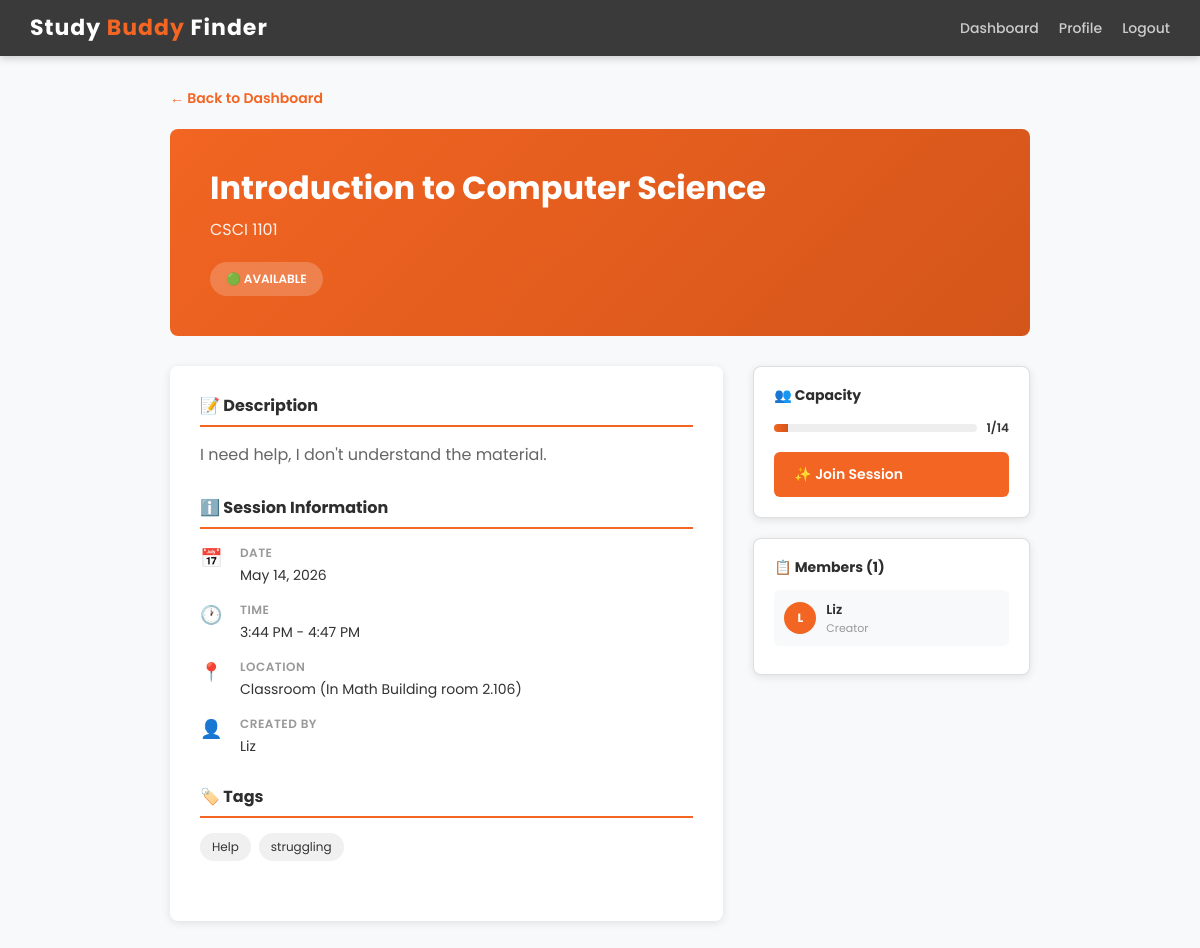
/session/4/ (signed in), run on the app's committed database.
### testApp/models.py (models this page shows, shortened)
class StudySession(models.Model):
    LOCATION_CHOICES = [
        ('Library', 'Library'),
        ('Student Center', 'Student Center'),
        ('Cafe', 'Cafe'),
        ('Dormitory', 'Dormitory'),
        ('Classroom', 'Classroom'),
        ('Online', 'Online'),
        ('Other', 'Other'),
    ]
    creator = models.ForeignKey(User, on_delete=models.CASCADE, related_name='created_sessions')
    course_name = models.CharField(max_length=200)
    course_code = models.CharField(max_length=50, blank=True, null=True)
    description = models.TextField()
    location = models.CharField(max_length=100, choices=LOCATION_CHOICES)
    other_location = models.CharField(max_length=200, blank=True, null=True, help_text="Specify if location is 'Other'")
    date = models.DateField()
    start_time = models.TimeField()
    end_time = models.TimeField()
    max_capacity = models.IntegerField(default=5, validators=[MinValueValidator(1), MaxValueValidator(100)])
    current_members = models.ManyToManyField(User, through='SessionMembership', related_name='joined_sessions')
    subject_tags = models.CharField(max_length=200, blank=True, null=True, help_text="Comma-separated tags")
    created_at = models.DateTimeField(auto_now_add=True)
    updated_at = models.DateTimeField(auto_now=True)
    is_active = models.BooleanField(default=True)
    class Meta:
        ordering = ['-created_at']
    def get_member_count(self):
        return self.current_members.count()
    def is_full(self):
        return self.get_member_count() >= self.max_capacity

### testApp/views.py (the view)
# urls.py: path('session/<int:pk>/', views.session_detail, name='session_detail'),
@login_required(login_url='login')
def session_detail(request, pk):
    session = get_object_or_404(StudySession, pk=pk)
    members = session.current_members.all()
    is_member = request.user in members
    is_creator = request.user == session.creator
    subject_tags_list = []
    if session.subject_tags:
        subject_tags_list = [tag.strip() for tag in session.subject_tags.split(',') if tag.strip()]
    member_count = session.get_member_count()
    capacity_fill_width = 0
    if session.max_capacity:
        capacity_fill_width = min(round(member_count / session.max_capacity * 100), 100)
    context = {
        'session': session,
        'members': members,
        'is_member': is_member,
        'is_creator': is_creator,
        'member_count': member_count,
        'is_full': session.is_full(),
        'capacity_fill_width': capacity_fill_width,
        'subject_tags_list': subject_tags_list,
    }
    return render(request, 'session_detail.html', context)

### testApp/templates/session_detail.html (shortened to what this page needs)
<!DOCTYPE html>
<html>
<head>
    <link href="https://cdn.jsdelivr.net/npm/bootstrap@5.1.3/dist/css/bootstrap.min.css" rel="stylesheet">
</head>
<body>
    <div class="navbar">
        <h1>Study <span>Buddy</span> Finder</h1>
        <div class="navbar-links">
            <a href="{% url 'dashboard' %}">Dashboard</a>
            <a href="{% url 'user_profile' %}">Profile</a>
            <a href="{% url 'logout' %}">Logout</a>
        </div>
    </div>
    <div class="container-main">
        <a href="{% url 'dashboard' %}" class="back-link">← Back to Dashboard</a>
        <div class="session-header">
            <h1>{{ session.course_name }}</h1>
            <p>{{ session.course_code }}</p>
            {% if session.is_full %}
                <span class="session-status">🔴 FULL</span>
            {% else %}
                <span class="session-status">🟢 AVAILABLE</span>
            {% endif %}
        </div>
        <div class="content-grid">
            <div class="session-details">
                <div class="detail-section">
                    <h3>📝 Description</h3>
                    <p class="description">{{ session.description }}</p>
                </div>
                <div class="detail-section">
                    <h3>ℹ️ Session Information</h3>
                    <div class="detail-item">
                        <div class="detail-item-icon">📅</div>
                        <div class="detail-item-content">
                            <div class="detail-item-label">Date</div>
                            <div class="detail-item-value">{{ session.date }}</div>
                        </div>
                    </div>
                    <div class="detail-item">
                        <div class="detail-item-icon">🕐</div>
                        <div class="detail-item-content">
                            <div class="detail-item-label">Time</div>
                            <div class="detail-item-value">{{ session.start_time|time:"g:i A" }} - {{ session.end_time|time:"g:i A" }}</div>
                        </div>
                    </div>
                    <div class="detail-item">
                        <div class="detail-item-icon">📍</div>
                        <div class="detail-item-content">
                            <div class="detail-item-label">Location</div>
                            <div class="detail-item-value">
                                {{ session.location }}
                                {% if session.other_location %}
                                    ({{ session.other_location }})
                                {% endif %}
                            </div>
                        </div>
                    </div>
                    <div class="detail-item">
                        <div class="detail-item-icon">👤</div>
                        <div class="detail-item-content">
                            <div class="detail-item-label">Created By</div>
                            <div class="detail-item-value">
                                {{ session.creator.username }}
                            </div>
                        </div>
                    </div>
                </div>
                {% if subject_tags_list %}
                    <div class="detail-section">
                        <h3>🏷️ Tags</h3>
                        <div style="display: flex; gap: 8px; flex-wrap: wrap;">
                            {% for tag in subject_tags_list %}
                                <span style="background: #f0f0f0; color: #333; padding: 5px 12px; border-radius: 20px; font-size: 12px;">{{ tag }}</span>
                            {% endfor %}
                        </div>
                    </div>
                {% endif %}
            </div>
            <div class="sidebar">
                <div class="card">
                    <h4>👥 Capacity</h4>
                    <div class="capacity-bar">
                        <div class="capacity-progress">
                            <div class="capacity-progress-fill" style="width: {{ capacity_fill_width }}%"></div>
                        </div>
                        <div class="capacity-text">{{ member_count }}/{{ session.max_capacity }}</div>
                    </div>
                    {% if not is_member and not is_full %}
                        <a href="{% url 'join_session' session.pk %}" class="btn-primary-custom">✨ Join Session</a>
                    {% elif is_full %}
                        <div class="alert alert-info">This session is full.</div>
                    {% elif is_member %}
                        <div class="alert alert-info">You are already a member.</div>
                        <a href="{% url 'leave_session' session.pk %}" class="btn-danger">Leave Session</a>
                    {% endif %}
                </div>
                <div class="card">
                    <h4>📋 Members ({{ members.count }})</h4>
                    <div class="member-list">
                        {% for member in members %}
                            <a href="{% url 'view_user_profile' member.id %}" style="text-decoration: none; color: inherit;">
                                <div class="member-item" style="cursor: pointer; transition: background 0.2s;">
                                    <div class="member-avatar">{{ member.username|first|upper }}</div>
                                    <div class="member-info">
                                        <div class="member-name">{{ member.get_full_name|default:member.username }}</div>
                                        <div class="member-role">
                                            {% if member == session.creator %}
                                                Creator
                                            {% else %}
                                                Member
                                            {% endif %}
                                        </div>
                                    </div>
                                </div>
                            </a>
                        {% endfor %}
                    </div>
                </div>
            </div>
        </div>
    </div>
</body>
</html>

### testApp/templates/session_detail.html (style rules this page uses)
* { margin: 0; padding: 0; box-sizing: border-box; }
body { font-family: 'Poppins', sans-serif; background-color: #f8f9fa; color: #333; }
.navbar { background-color: #3a3a3a; padding: 15px 30px; display: flex; justify-content: space-between; align-items: center; box-shadow: 0 2px 8px rgba(0,0,0,0.2); }
.navbar h1 { color: white; font-size: 22px; font-weight: 700; letter-spacing: 1px; margin: 0; }
.navbar h1 span { color: #F26522; }
.navbar-links { display: flex; gap: 20px; align-items: center; }
.navbar a { color: #ccc; text-decoration: none; font-size: 14px; font-weight: 500; }
.container-main { max-width: 900px; margin: 30px auto; padding: 0 20px; }
.back-link { display: inline-block; margin-bottom: 20px; color: #F26522; text-decoration: none; font-weight: 600; font-size: 14px; }
.session-header { background: linear-gradient(135deg, #F26522 0%, #d4551a 100%); color: white; padding: 40px; border-radius: 8px; margin-bottom: 30px; }
.session-header h1 { font-size: 32px; margin: 0 0 10px 0; font-weight: 700; }
.session-header p { font-size: 16px; margin: 5px 0; opacity: 0.9; }
.session-status { display: inline-block; background: rgba(255, 255, 255, 0.2); padding: 8px 16px; border-radius: 20px; font-size: 12px; margin-top: 15px; font-weight: 600; }
.content-grid { display: grid; grid-template-columns: 2fr 1fr; gap: 30px; margin-bottom: 30px; }
.session-details { background: white; padding: 30px; border-radius: 8px; box-shadow: 0 2px 8px rgba(0,0,0,0.1); }
.detail-section { margin-bottom: 30px; }
.detail-section h3 { font-size: 16px; font-weight: 700; color: #2e2e2e; margin-bottom: 15px; padding-bottom: 10px; border-bottom: 2px solid #F26522; }
.detail-item { display: flex; align-items: flex-start; gap: 15px; margin-bottom: 15px; font-size: 14px; }
.detail-item-icon { font-size: 18px; min-width: 25px; }
.detail-item-content { flex: 1; }
.detail-item-label { font-weight: 600; color: #3a3a3a; font-size: 12px; text-transform: uppercase; letter-spacing: 0.5px; color: #999; }
.detail-item-value { color: #333; margin-top: 3px; }
.sidebar { display: flex; flex-direction: column; gap: 20px; }
.card { background: white; padding: 20px; border-radius: 8px; box-shadow: 0 2px 8px rgba(0,0,0,0.1); }
.card h4 { font-size: 14px; font-weight: 700; margin-bottom: 15px; color: #2e2e2e; }
.capacity-bar { display: flex; align-items: center; gap: 10px; margin-bottom: 15px; }
.capacity-progress { flex: 1; height: 8px; background: #eee; border-radius: 4px; overflow: hidden; }
.capacity-progress-fill { height: 100%; background: linear-gradient(90deg, #F26522 0%, #d4551a 100%); }
.capacity-text { font-size: 12px; font-weight: 600; white-space: nowrap; }
.member-list { max-height: 300px; overflow-y: auto; }
.member-item { display: flex; align-items: center; gap: 10px; padding: 10px; border-radius: 6px; background: #f8f9fa; margin-bottom: 8px; font-size: 13px; transition: all 0.2s ease; }
.member-avatar { width: 32px; height: 32px; border-radius: 50%; background: #F26522; color: white; display: flex; align-items: center; justify-content: center; font-weight: 700; font-size: 12px; }
.member-info { flex: 1; }
.member-name { font-weight: 600; color: #2e2e2e; }
.member-role { font-size: 11px; color: #999; }
.btn-primary-custom { background-color: #F26522; color: white; padding: 12px 20px; border: none; border-radius: 6px; font-size: 14px; cursor: pointer; text-decoration: none; font-weight: 600; transition: background 0.2s; font-family: 'Poppins', sans-serif; width: 100%; }
.description { color: #666; line-height: 1.6; margin-bottom: 20px; }

### data on the page
StudySession: course_name "Introduction to Computer Science", course_code "CSCI 1101", description "I need help, I don't understand the material.", date "May 14, 2026", start_time "3:44 PM", end_time "4:47 PM", location "Classroom", other_location "In Math Building room 2.106", creator.username "Liz", max_capacity "14"

### other printed values
{{ tag }} "Help" "struggling"
{{ member_count }} "1"
{{ members.count }} "1"
{{ member.username|first|upper }} "L"
{{ member.get_full_name|default:member.username }} "Liz"
